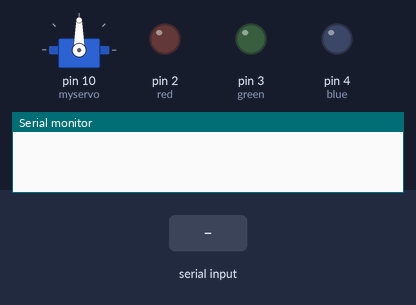
Recording of a sketch running on a simulated Arduino Uno, built with avr-gcc and run on an emulated ATmega328P. Parts: servo, output pins drawn as LEDs (lit = HIGH), the last lines printed to the serial monitor. The test bench sets the inputs (shaded band).

Above: at 1.2 s.
1.3 s: "A" received over Serial
At 2.4 s:
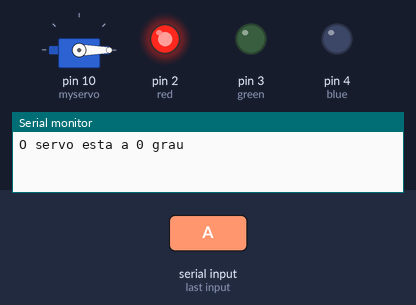
2.8 s: "D" received over Serial
At 3.5 s:
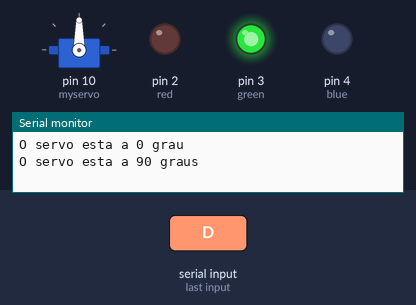
4.3 s: "G" received over Serial
At 4.7 s:
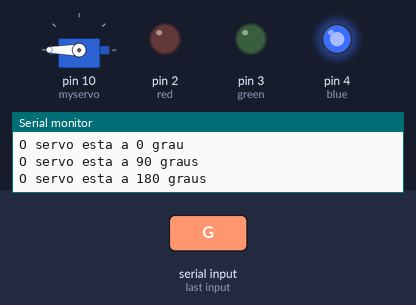
5.8 s: "a" received over Serial
At 7.0 s:
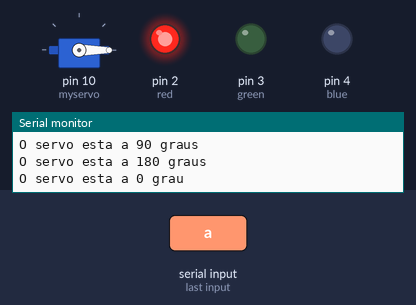
7.3 s: "d" received over Serial
At 8.1 s:
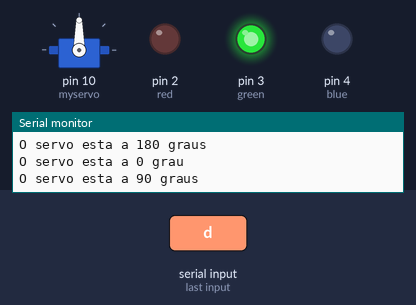
Timing chart, 0 to 9.8 s (numbered marks = the images above; inputs shaded):
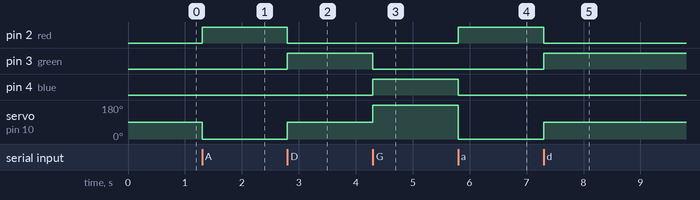

The sketch:

Controlando_servo_pelo_teclado.ino
```cpp
#include<Servo.h>

Servo myservo;

int val,red=2,green=3,blue=4;

void setup(){

  pinMode(red,OUTPUT);
  pinMode(green,OUTPUT);
  pinMode(blue,OUTPUT);

  Serial.begin(9600);
  myservo.attach(10);

}

void loop(){

  val=Serial.read();

  if(val==65||val==97){ // Se for enviado pela serial a letra A ou a
                        // o servo vai para 0 grau.
    myservo.write(0);

    digitalWrite(red,HIGH);
    digitalWrite(green,LOW);
    digitalWrite(blue,LOW);

    Serial.println("O servo esta a 0 grau");

  }

  if(val==68||val==100){ // Se for enviado pela serial a letra D ou d
                         // o servo vai para 90 graus.
    myservo.write(90);

    digitalWrite(red,LOW);
    digitalWrite(green,HIGH);
    digitalWrite(blue,LOW);

    Serial.println("O servo esta a 90 graus");

  }

  if(val==71||val==103){ // E se for enviado pela serial a letra G ou g
                         // o servo vai para 180 graus.
    myservo.write(180);

    digitalWrite(red,LOW);
    digitalWrite(green,LOW);
    digitalWrite(blue,HIGH);

    Serial.println("O servo esta a 180 graus");

  }


}
```

Measured:
- after the input at 1.3 s, pin 2 (red): LOW → HIGH at once; servo on pin 10 (myservo): 90° → 0° at once
- after the input at 2.8 s, pin 2 (red): HIGH → LOW at once; pin 3 (green): LOW → HIGH at once; servo on pin 10 (myservo): 0° → 90° at once
- after the input at 4.3 s, pin 3 (green): HIGH → LOW at once; pin 4 (blue): LOW → HIGH at once; servo on pin 10 (myservo): 90° → 180° at once
- after the input at 5.8 s, pin 2 (red): LOW → HIGH at once; pin 4 (blue): HIGH → LOW at once; servo on pin 10 (myservo): 180° → 0° at once
- after the input at 7.3 s, pin 2 (red): HIGH → LOW at once; pin 3 (green): LOW → HIGH at once; servo on pin 10 (myservo): 0° → 90° at once
